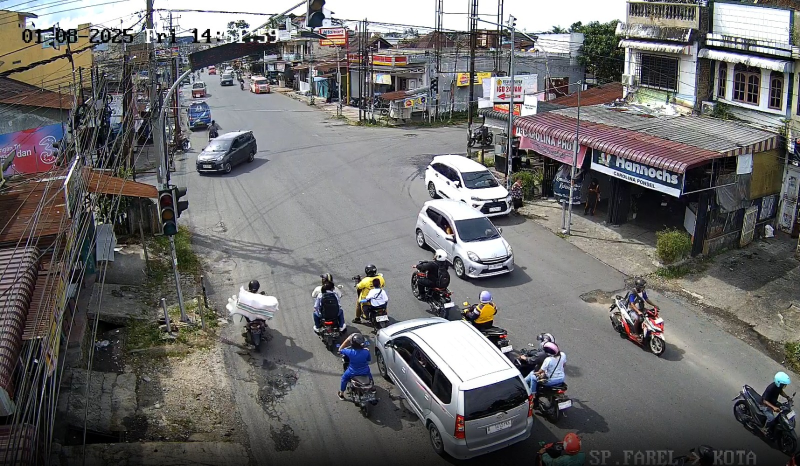
#> input picture cctv.jpg, 1600 x 931 px (shown at 1/2 size)
$ python gpt.py
#> lines starting #> are read from the running program, lines starting #| are printed output that depends on the picture
import cv2
import pytesseract
import numpy as np
from matplotlib import pyplot as plt

# Tentukan path Tesseract
pytesseract.pytesseract.tesseract_cmd = r"D:/Program Files/Tesseract-OCR/tesseract.exe"

def normalize_patch(img, w, h):
    """ Normalize the patch to have zero mean. """
    mean = np.mean(img)
    return img - mean

def match_pattern(roi, pattern):
    """ Perform normalized cross-correlation matching. """
    if pattern.shape[0] > roi.shape[0] or pattern.shape[1] > roi.shape[1]:
        print("Pola lebih besar dari ROI! Resize pola...")
        pattern = cv2.resize(pattern, (roi.shape[1], roi.shape[0]))
    result = cv2.matchTemplate(roi, pattern, method=cv2.TM_CCOEFF_NORMED)
    return result

def load_patterns(font_dir):
    """ Load all digit and separator patterns from a folder. """
    import os
    patterns = {}
    for file in os.listdir(font_dir):
        if file.endswith(".png"):
            char_label = os.path.splitext(file)[0]
            pattern_img = cv2.imread(os.path.join(font_dir, file), 0)
            patterns[char_label] = pattern_img
    return patterns

def detect_timestamp(roi, patterns, threshold=0.5):
    """ Detect characters in the ROI using pattern matching. """
    h, w = list(patterns.values())[0].shape
    detections = []
    for char, pattern in patterns.items():
        match = match_pattern(roi, pattern)
        loc = np.where(match >= threshold)
        for pt in zip(*loc[::-1]):
            detections.append((pt, char, match[pt[1], pt[0]]))

    # Menyusun teks berdasarkan deteksi karakter
    detected_text = ''.join([char for _, char, _ in sorted(detections, key=lambda x: (x[0][1], x[0][0]))])
    return detected_text, detections

def visualize_matches(roi, detections):
    """ Display matched characters on the ROI. """
    vis = cv2.cvtColor(roi.copy(), cv2.COLOR_GRAY2BGR)
    for (x, y), char, score in detections:
        cv2.rectangle(vis, (x, y), (x + 16, y + 24), (0, 255, 0), 1)
        cv2.putText(vis, char, (x, y - 2), cv2.FONT_HERSHEY_SIMPLEX, 0.4, (0, 255, 0), 1)
    plt.imshow(vis)
    plt.title("Detected Characters")
    plt.axis("off")
    plt.show()

# ====== Contoh Penggunaan ======
# Membaca gambar
frame = cv2.imread('cctv.jpg', 0)
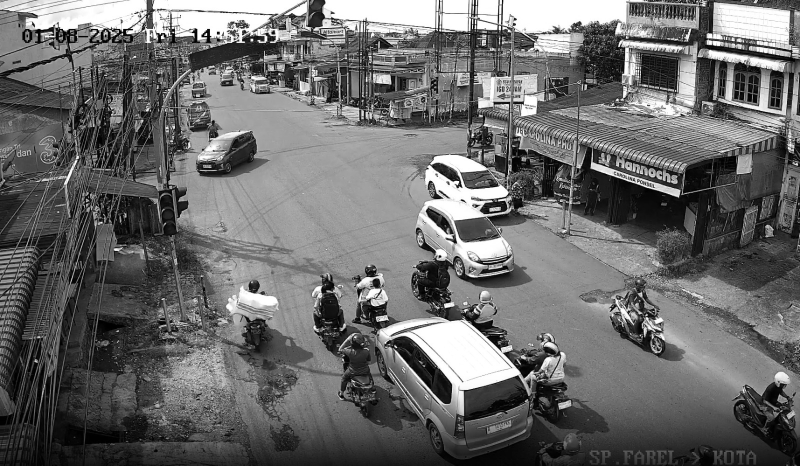
#> frame: shape (931, 1600) (shown at 1/2 size); min 0, max 255, mean 106.9

# Tentukan ROI secara manual (jika perlu)
x, y, w, h = 0, 0, 600, 100
roi = frame[y:y+h, x:x+w] # Menggunakan seluruh gambar karena hanya ada timestamp
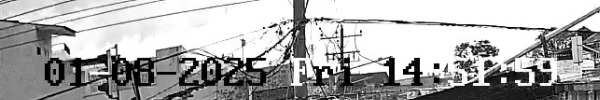
#> roi: shape (100, 600); min 0, max 255, mean 172.3

# Muat pola dari folder
patterns = load_patterns("fonts")
#> (the run stopped early here; a loop or call above may not have finished)

$ run again, with timestamp-bw.jpg copied over cctv.jpg
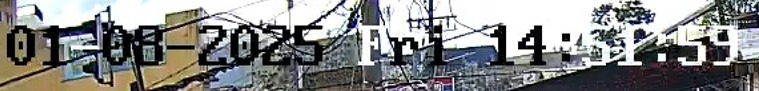
#> input picture timestamp-bw.jpg, 759 x 91 px
#> `frame = cv2.imread('cctv.jpg', 0)`:
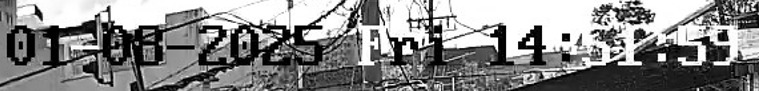
#> frame: shape (91, 759); min 0, max 255, mean 136.2
#> `roi = frame[y:y+h, x:x+w]`:
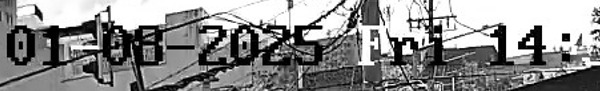
#> roi: shape (91, 600); min 0, max 255, mean 140.6
